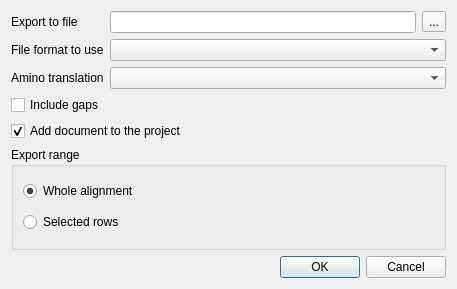
<?xml version="1.0" encoding="UTF-8"?>
<ui version="4.0">
 <class>U2::ExportMSA2MSADialog</class>
 <widget class="QDialog" name="U2::ExportMSA2MSADialog">
  <property name="geometry">
   <rect>
    <x>0</x>
    <y>0</y>
    <width>457</width>
    <height>289</height>
   </rect>
  </property>
  <property name="sizePolicy">
   <sizepolicy hsizetype="Preferred" vsizetype="Minimum">
    <horstretch>0</horstretch>
    <verstretch>0</verstretch>
   </sizepolicy>
  </property>
  <property name="windowTitle">
   <string>Export Amino Acid Translation</string>
  </property>
  <layout class="QVBoxLayout" name="verticalLayout">
   <item>
    <layout class="QGridLayout" name="gridLayout">
     <item row="0" column="0">
      <widget class="QLabel" name="fileLabel">
       <property name="text">
        <string>Export to file</string>
       </property>
      </widget>
     </item>
     <item row="0" column="1">
      <widget class="QLineEdit" name="fileNameEdit"/>
     </item>
     <item row="0" column="2">
      <widget class="QToolButton" name="fileButton">
       <property name="text">
        <string>...</string>
       </property>
      </widget>
     </item>
     <item row="1" column="0">
      <widget class="QLabel" name="formatLabel">
       <property name="text">
        <string>File format to use</string>
       </property>
      </widget>
     </item>
     <item row="1" column="1" colspan="2">
      <widget class="QComboBox" name="formatCombo"/>
     </item>
     <item row="2" column="0">
      <widget class="QLabel" name="translationLabel">
       <property name="text">
        <string>Amino translation</string>
       </property>
      </widget>
     </item>
     <item row="2" column="1" colspan="2">
      <widget class="QComboBox" name="translationCombo"/>
     </item>
    </layout>
   </item>
   <item>
    <widget class="QCheckBox" name="cbIncludeGaps">
     <property name="text">
      <string>Include gaps</string>
     </property>
    </widget>
   </item>
   <item>
    <widget class="QCheckBox" name="addDocumentButton">
     <property name="text">
      <string>Add document to the project</string>
     </property>
     <property name="checked">
      <bool>true</bool>
     </property>
    </widget>
   </item>
   <item>
    <widget class="QGroupBox" name="rangeGroupBox">
     <property name="title">
      <string>Export range</string>
     </property>
     <layout class="QVBoxLayout" name="verticalLayout_2">
      <item>
       <widget class="QRadioButton" name="wholeRangeButton">
        <property name="text">
         <string>Whole alignment</string>
        </property>
        <property name="checked">
         <bool>true</bool>
        </property>
       </widget>
      </item>
      <item>
       <widget class="QRadioButton" name="selectedRangeButton">
        <property name="text">
         <string>Selected rows</string>
        </property>
       </widget>
      </item>
     </layout>
    </widget>
   </item>
   <item>
    <widget class="QDialogButtonBox" name="buttonBox">
     <property name="standardButtons">
      <set>QDialogButtonBox::Cancel|QDialogButtonBox::Ok</set>
     </property>
    </widget>
   </item>
  </layout>
 </widget>
 <resources/>
 <connections>
  <connection>
   <sender>buttonBox</sender>
   <signal>rejected()</signal>
   <receiver>U2::ExportMSA2MSADialog</receiver>
   <slot>reject()</slot>
   <hints>
    <hint type="sourcelabel">
     <x>228</x>
     <y>257</y>
    </hint>
    <hint type="destinationlabel">
     <x>228</x>
     <y>138</y>
    </hint>
   </hints>
  </connection>
 </connections>
</ui>
